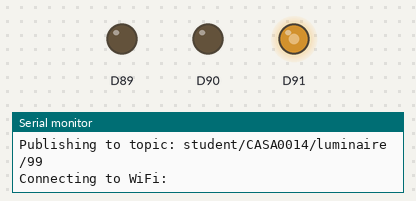
Bench run of a sketch on a simulated Arduino MKR. On the bench: output pins drawn as LEDs (lit = HIGH), the last lines printed to the serial monitor. WiFi joins after 1.5 s; servers stay silent unless stated; no MQTT or app messages arrive unless stated; not simulated (calls return 0 or success): arduino_secrets.h.

Above: at 0.1 s.
At 4.6 s:
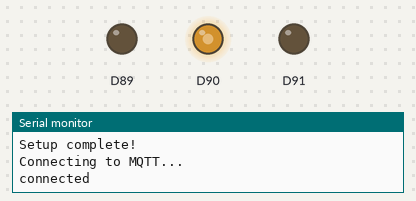
Timing chart, 0 to 6.1 s (numbered marks = the images above):
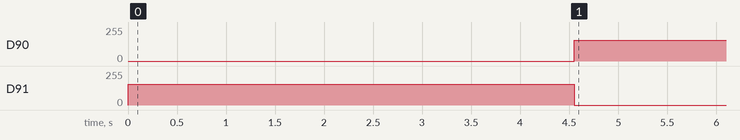

Measured:
- by itself, D90: 0/255 → 155/255 at 4.6 s
- by itself, D91: 155/255 → 0/255 at 4.6 s

The sketch:

mkr1010_mqtt_simple_sweep.ino
```cpp
// Duncan Wilson Sept 2026 - Vespera Column Rainbow Rotation
// Works with Arduino MKR1010
//
// The 72 NeoPixel LEDs in Vespera are arranged as a hemisphere of
// 12 columns around the perimeter, with 6 vertical pixels in each column:
//   - Column 0:  Pixels  0 to  5
//   - Column 1:  Pixels  6 to 11
//   - Column 2:  Pixels 12 to 17
//   - ...
//   - Column 11: Pixels 66 to 71
//
// This sketch creates a smooth rainbow wheel that rotates around the 12 columns.

#include <SPI.h>
#include <WiFiNINA.h>
#include <PubSubClient.h>
#include "arduino_secrets.h"
#include <utility/wifi_drv.h> // Library to drive RGB LED on MKR1010

const char* ssid          = SECRET_SSID;
const char* password      = SECRET_PASS;
const char* ssid1         = SECRET_SSID1;
const char* password1     = SECRET_PASS1;
const char* mqtt_username = SECRET_MQTTUSER;
const char* mqtt_password = SECRET_MQTTPASS;
const char* mqtt_server   = "mqtt.cetools.org";
const int mqtt_port       = 1884;

// Create WiFi and MQTT client objects
WiFiClient wifiClient;
PubSubClient mqttClient(wifiClient);

// Update lightId with your allocated user number (e.g. "0", "1", "2", etc.)
String lightId = "99";
String mqtt_topic = "student/CASA0014/luminaire/" + lightId;
String clientId = ""; // Unique client ID based on MAC address

// Hemisphere Grid Geometry
const int NUM_COLUMNS = 12;      // 12 columns around the perimeter
const int PIXELS_PER_COL = 6;    // 6 vertical LEDs per column
const int num_leds = NUM_COLUMNS * PIXELS_PER_COL; // 72 LEDs total
const int payload_size = num_leds * 3;             // 3 bytes per LED (R, G, B)

// Array holding RGB values for all 72 LEDs to send in MQTT payload
byte RGBpayload[payload_size];

// Function Prototypes
void startWifi();
void reconnectMQTT();
void LedRed();
void LedGreen();
void LedBlue();
void set_pixel(int pixel, int r, int g, int b);
void set_column_color(int col, int r, int g, int b);
void send_payload();
void getWheelColor(byte WheelPos, int &r, int &g, int &b);

void setup() {
  Serial.begin(115200);
  Serial.println(F("Starting Vespera Column Rainbow Rotation..."));

  // Status LEDs on MKR1010 NINA module
  WiFiDrv::pinMode(25, OUTPUT); // R
  WiFiDrv::pinMode(26, OUTPUT); // G
  WiFiDrv::pinMode(27, OUTPUT); // B
  LedRed();

  // Generate a unique client ID using MAC address
  byte mac[6];
  WiFi.macAddress(mac);
  char macStr[18];
  snprintf(macStr, sizeof(macStr), "%02X%02X%02X%02X%02X%02X", mac[5], mac[4], mac[3], mac[2], mac[1], mac[0]);
  clientId = "MKR1010_Rainbow_" + String(macStr);

  Serial.print(F("Device Client ID: "));
  Serial.println(clientId);
  Serial.print(F("Publishing to topic: "));
  Serial.println(mqtt_topic);

  // Connect to WiFi & MQTT
  startWifi();
  mqttClient.setServer(mqtt_server, mqtt_port);
  mqttClient.setBufferSize(512);
  mqttClient.setKeepAlive(30);

  Serial.println(F("Setup complete!"));
}

void loop() {
  // Ensure network connectivity
  if (WiFi.status() != WL_CONNECTED) {
    startWifi();
  }
  if (!mqttClient.connected()) {
    reconnectMQTT();
  }
  mqttClient.loop();

  // Rotate the rainbow around the 12 columns
  // 'step' shifts the starting color position on each frame
  for (int step = 0; step < 256; step += 4) {
    for (int col = 0; col < NUM_COLUMNS; col++) {
      // Offset each column by ~21 units (256 / 12) so all 12 columns form a complete 360-degree rainbow
      byte wheelPos = (step + (col * (256 / NUM_COLUMNS))) & 255;

      int r, g, b;
      getWheelColor(wheelPos, r, g, b);

      // Set all 6 vertical LEDs in this column to this color
      set_column_color(col, r, g, b);
    }

    // Send the completed frame to Vespera
    send_payload();
    mqttClient.loop(); // Keep MQTT connection alive
    delay(100);         // Control rotation speed (lower = faster)
  }
}

// ====================================================================
// Helper Functions
// ====================================================================

// Sets the color of all 6 vertical pixels in a specific column (0 to 11)
void set_column_color(int col, int r, int g, int b) {
  if (col < 0 || col >= NUM_COLUMNS) return;

  int startPixel = col * PIXELS_PER_COL; // e.g. Col 0 -> 0..5, Col 1 -> 6..11
  for (int row = 0; row < PIXELS_PER_COL; row++) {
    set_pixel(startPixel + row, r, g, b);
  }
}

// Sets the RGB color of a single pixel (0 to 71) in the local buffer
void set_pixel(int pixel, int r, int g, int b) {
  if (pixel < 0 || pixel >= num_leds) return;

  RGBpayload[pixel * 3 + 0] = (byte)constrain(r, 0, 255);
  RGBpayload[pixel * 3 + 1] = (byte)constrain(g, 0, 255);
  RGBpayload[pixel * 3 + 2] = (byte)constrain(b, 0, 255);
}

// Publishes the RGBpayload buffer to the MQTT broker
void send_payload() {
  if (mqttClient.connected()) {
    mqttClient.publish(mqtt_topic.c_str(), RGBpayload, payload_size);
  }
}

// Converts a position (0-255) on the color wheel to smooth R, G, B values
void getWheelColor(byte WheelPos, int &r, int &g, int &b) {
  WheelPos = 255 - WheelPos;
  if (WheelPos < 85) {
    r = 255 - WheelPos * 3;
    g = 0;
    b = WheelPos * 3;
  } else if (WheelPos < 170) {
    WheelPos -= 85;
    r = 0;
    g = WheelPos * 3;
    b = 255 - WheelPos * 3;
  } else {
    WheelPos -= 170;
    r = WheelPos * 3;
    g = 255 - WheelPos * 3;
    b = 0;
  }
}
```

RGBLED.ino
```cpp
void toggleRGB() {
  WiFiDrv::analogWrite(25, 255);
  WiFiDrv::analogWrite(26, 0);
  WiFiDrv::analogWrite(27, 0);
  delay(1000);

  WiFiDrv::analogWrite(25, 0);
  WiFiDrv::analogWrite(26, 255);
  WiFiDrv::analogWrite(27, 0);
  delay(1000);

  WiFiDrv::analogWrite(25, 0);
  WiFiDrv::analogWrite(26, 0);
  WiFiDrv::analogWrite(27, 255);
  delay(1000);

  WiFiDrv::analogWrite(25, 0);
  WiFiDrv::analogWrite(26, 0);
  WiFiDrv::analogWrite(27, 0);
  delay(1000);
}

void LedRed() {
  WiFiDrv::analogWrite(25, 155);
  WiFiDrv::analogWrite(26, 0);
  WiFiDrv::analogWrite(27, 0);
}

void LedGreen() {
  WiFiDrv::analogWrite(25, 0);
  WiFiDrv::analogWrite(26, 155);
  WiFiDrv::analogWrite(27, 0);
}

void LedBlue() {
  WiFiDrv::analogWrite(25, 0);
  WiFiDrv::analogWrite(26, 0);
  WiFiDrv::analogWrite(27, 155);
}
```

connections.ino
```cpp
// Connect wifi and print setup info
void startWifi() {
  LedBlue();
  Serial.print(F("Connecting to WiFi: "));
  Serial.println(ssid);

  if (WiFi.status() == WL_NO_MODULE) {
    Serial.println(F("Communication with WiFi module failed!"));
    while (true)
      ;
  }

  int attempts = 0;
  while (WiFi.status() != WL_CONNECTED && attempts < 5) {
    WiFi.begin(ssid, password);
    Serial.print(F("."));
    delay(3000);
    attempts++;
  }

  if (WiFi.status() == WL_CONNECTED) {
    Serial.println(F("\nWiFi connected!"));
    Serial.print(F("IP address: "));
    Serial.println(WiFi.localIP());
    LedGreen();
  } else {
    Serial.println(F("\nWiFi connection failed, will retry in loop."));
    LedRed();
  }
}

// Handle reconnects to MQTT broker
void reconnectMQTT() {
  LedBlue();
  wifiClient.stop();

  if (!mqttClient.connected()) {
    Serial.println(F("Connecting to MQTT..."));
    if (mqttClient.connect(clientId.c_str(), mqtt_username, mqtt_password)) {
      Serial.println(F("connected"));
      LedGreen();
    } else {
      Serial.print(F("failed, rc="));
      Serial.print(mqttClient.state());
      Serial.println(F(" try again in 5 seconds"));
      LedRed();
      delay(5000);
    }
  }
}
```
